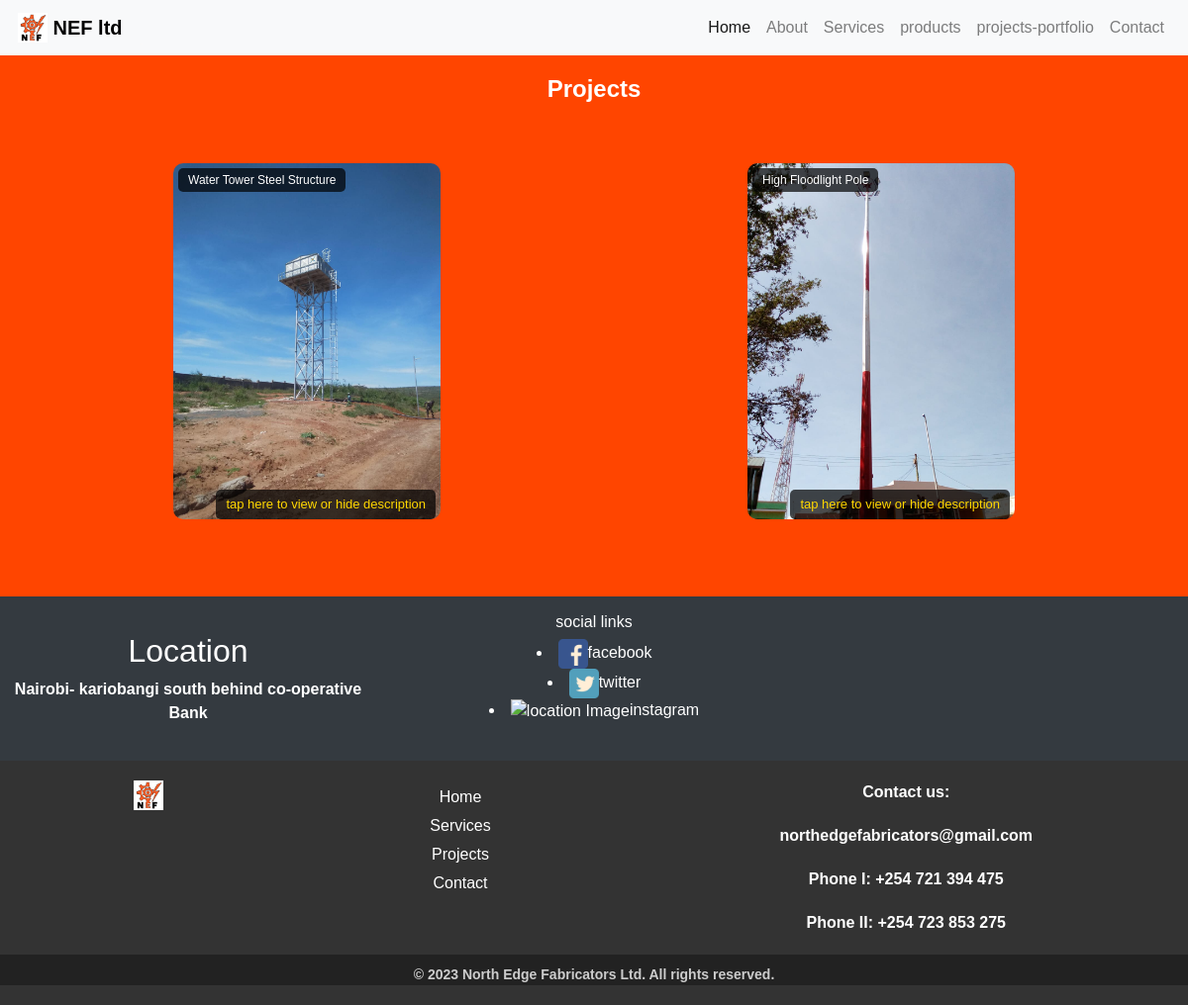
The page /projects/ on the database as committed earlier.
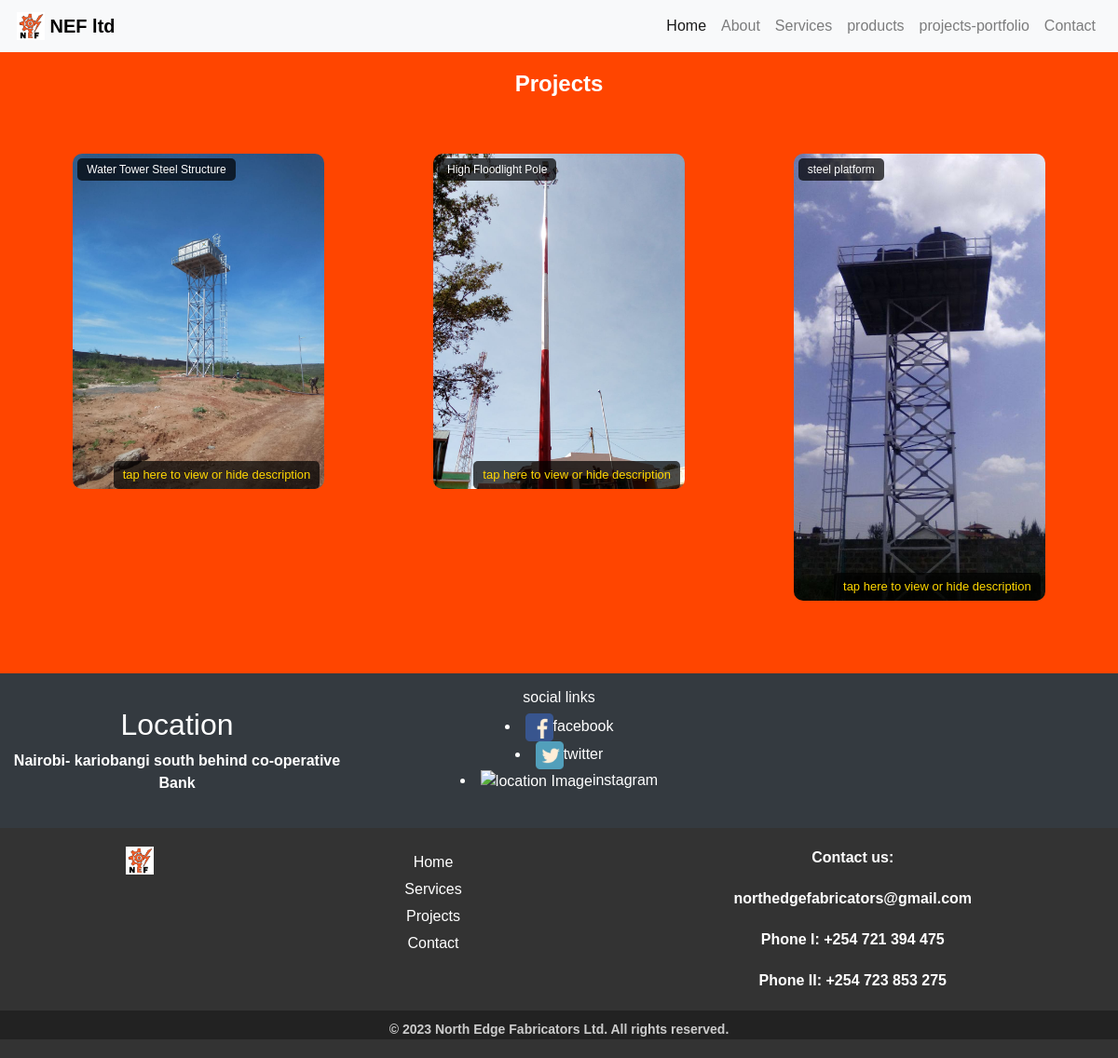
The same page on the database as committed later.
### homeapp/models.py (models this page shows, shortened)
class Project(models.Model):
    name = models.CharField(max_length=100)
    description = models.TextField()
    project_image = models.ImageField(upload_to='project_images/', default='default_image.jpg')
    is_ongoing = models.BooleanField(default=True)

### homeapp/views.py (the view)
# urls.py: path("projects/", views.projects_view, name='projects'),
def projects_view(request):
    projects = Project.objects.all()
    context = {'projects': projects}
    return render(request, 'homeapp/projects.html', context)

### homeapp/templates/homeapp/projects.html (shortened to what this page needs)
{% extends 'homeapp/base.html' %}
{% load static %}
{% block content %}
<header>
      <h1><b>Projects</b></h1>
</header>
<section class="projects-container">
      {% for project in projects %}
            <div class="project">
            <img src="{{project.project_image.url}}" alt="Project 1" class="project-image">
            <h2 class="project-title">{{project.name}}</h2>
                  <div class="project-description-caller">tap here to view or hide description</div>
            </div>
      {% endfor %}
  </section>
{% endblock %}

Rows that differ between the two databases and show on the page:
added Project: project_image (picture), name "steel platform"
